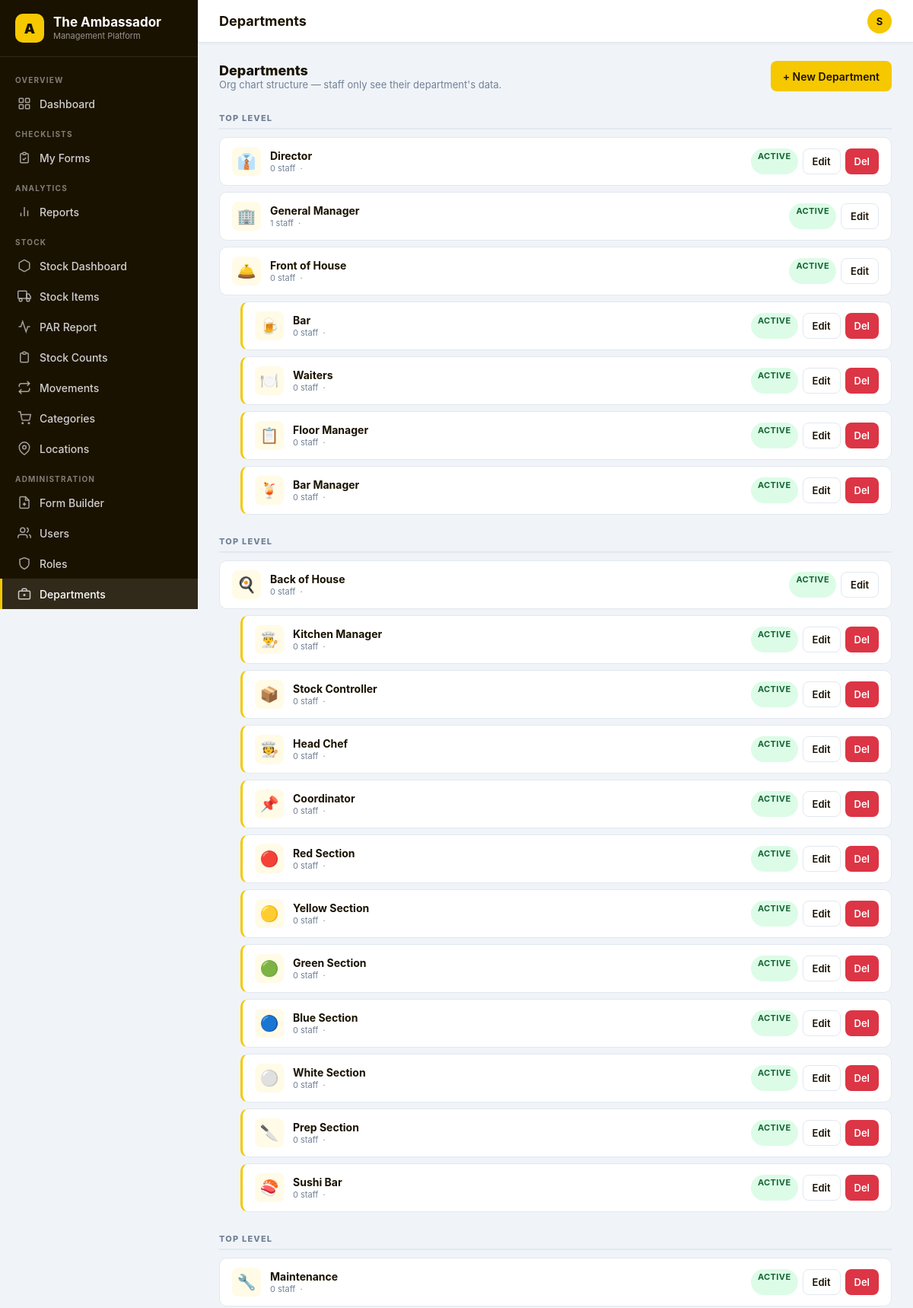
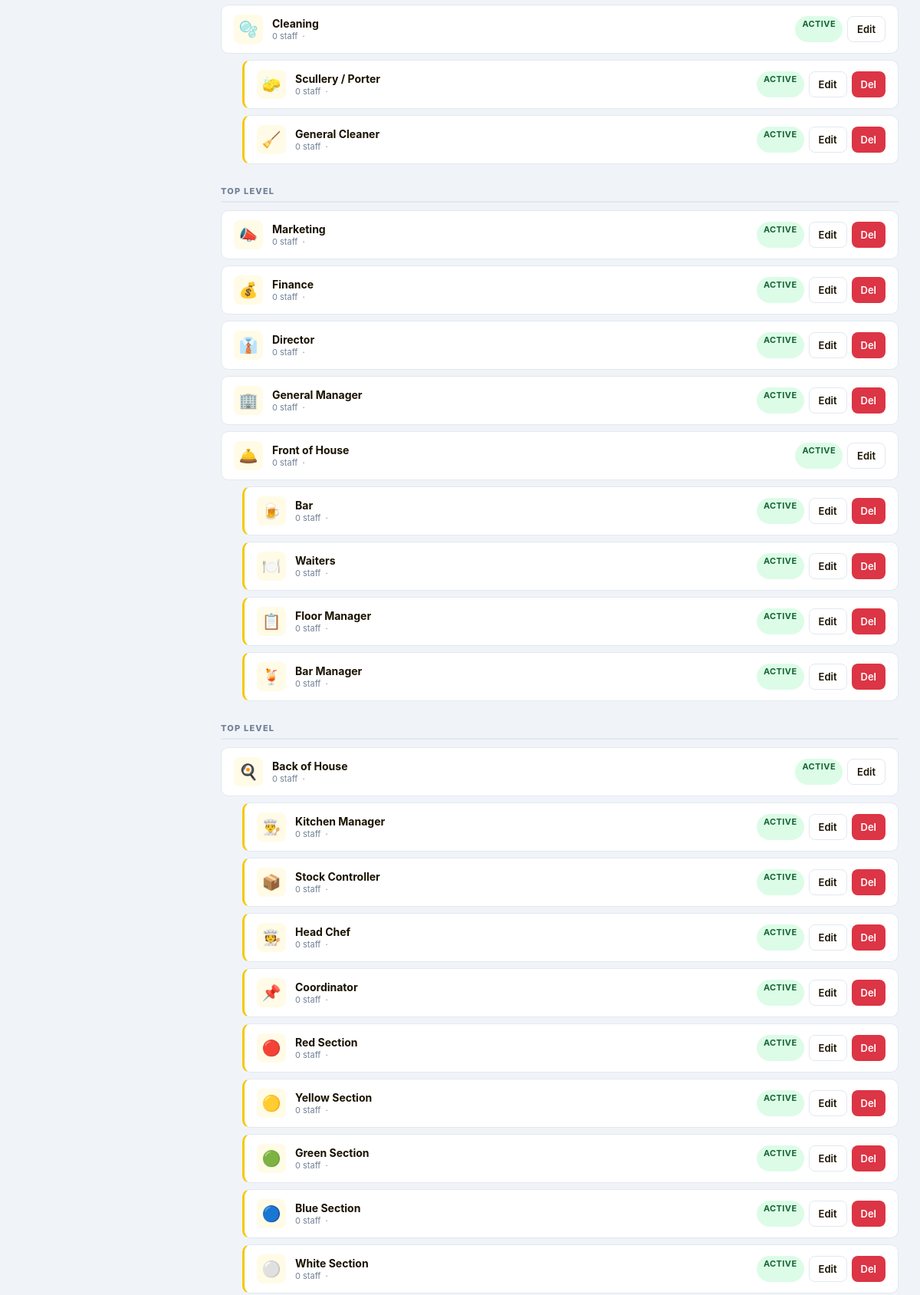
/accounts/departments/ (signed in, upper part), run on the app's committed database (2 pictures, top to bottom).
### accounts/models.py (models this page shows, shortened)
class User(AbstractUser):
    custom_role = models.ForeignKey(
        Role, on_delete=models.SET_NULL, null=True, blank=True,
        related_name='users', verbose_name='Role'
    )
    outlet = models.ForeignKey(
        Outlet, on_delete=models.SET_NULL, null=True, blank=True,
        related_name='users', verbose_name='Outlet',
        help_text='Which restaurant this user belongs to'
    )
    department = models.ForeignKey(
        Department, on_delete=models.SET_NULL, null=True, blank=True,
        related_name='users', verbose_name='Department'
    )
    phone  = models.CharField(max_length=20, blank=True)
    avatar = models.ImageField(upload_to='avatars/', blank=True, null=True)
    class Meta:
        verbose_name = 'User'
        verbose_name_plural = 'Users'
    @property
    def role_name(self):
        if self.is_superuser:
            return 'System Admin'
        return self.custom_role.name if self.custom_role else 'No Role'
    @property
    def is_admin(self):
        if self.is_superuser: return True
        return self.custom_role.is_system_admin if self.custom_role else False
    @property
    def can_fill_forms(self):
        if self.is_admin: return True
        return self.custom_role.can_fill_forms if self.custom_role else False
    @property
    def can_view_reports(self):
        if self.is_admin: return True
        return self.custom_role.can_view_reports if self.custom_role else False
    @property
    def can_manage_forms(self):
        if self.is_admin: return True
        return self.custom_role.can_manage_forms if self.custom_role else False
    @property
    def can_manage_users(self):
        if self.is_admin: return True
        return self.custom_role.can_manage_users if self.custom_role else False
    @property
    def can_access_stock(self):
        if self.is_admin: return True
        return self.custom_role.can_access_stock if self.custom_role else False
    @property
    def can_manage_stock(self):
        if self.is_admin: return True
        return self.custom_role.can_manage_stock if self.custom_role else False
    @property
    def display_name(self):
        return self.get_full_name() or self.username

class Department(models.Model):
    DEPT_ICONS = {
        'director':        '👔',
        'general_manager': '🏢',
        'front_of_house':  '🛎️',
        'bar':             '🍺',
        'waiters':         '🍽️',
        'floor_manager':   '📋',
        'bar_manager':     '🍹',
        'back_of_house':   '🍳',
        'kitchen_manager': '👨‍🍳',
        'stock_controller':'📦',
        'head_chef':       '🧑‍🍳',
        'coordinator':     '📌',
        'red_section':     '🔴',
        'yellow_section':  '🟡',
        'green_section':   '🟢',
        'blue_section':    '🔵',
        'white_section':   '⚪',
        'prep_section':    '🔪',
        'sushi_bar':       '🍣',
        'maintenance':     '🔧',
        'scullery':        '🧽',
        'general_cleaner': '🧹',
        'cleaning':        '🫧',
        'marketing':       '📣',
        'finance':         '💰',
    }
    outlet      = models.ForeignKey(
        Outlet, on_delete=models.CASCADE, null=True, blank=True,
        related_name='departments', verbose_name='Outlet',
        help_text='Which outlet this department belongs to'
    )
    name        = models.CharField(max_length=100)
    code        = models.CharField(max_length=50)
    parent      = models.ForeignKey(
        'self', on_delete=models.SET_NULL, null=True, blank=True,
        related_name='children', verbose_name='Parent Department'
    )
    description = models.TextField(blank=True)
    is_active   = models.BooleanField(default=True)
    order       = models.PositiveIntegerField(default=0)
    class Meta:
        ordering = ['order', 'name']
        unique_together = [['outlet', 'name']]
    @property
    def emoji(self):
        return self.DEPT_ICONS.get(self.code, '🏷️')

### accounts/views.py (the view)
# urls.py: path('departments/',                 views.dept_list_view,   name='dept_list'),
@login_required
def dept_list_view(request):
    if not request.user.is_admin:
        messages.error(request, 'Access denied.')
        return redirect('dashboard:home')
    from .forms import DepartmentForm
    from .models import Department
    from django.db.models import Count
    depts = Department.objects.annotate(
        user_count=Count('users')
    ).select_related('parent', 'outlet').prefetch_related('children').order_by('outlet__order', 'order', 'name')
    return render(request, 'accounts/dept_list.html', {'depts': depts})

### templates/accounts/dept_list.html (shortened to what this page needs)
{% extends 'base.html' %}
{% block page_title %}Departments{% endblock %}
{% block content %}
<div class="flex-between mb-4">
  <div>
    <h2 style="font-size:18px;font-weight:800;color:#1a1200;">Departments</h2>
    <p class="text-sm text-muted">Org chart structure — staff only see their department's data.</p>
  </div>
  <a href="{% url 'accounts:dept_create' %}" class="btn btn-primary">+ New Department</a>
</div>
{% regroup depts by parent as dept_groups %}
{% for group in dept_groups %}
  {% if group.grouper == None %}
  <div class="dept-group">
    <div class="dept-group-header">Top Level</div>
    {% for dept in group.list %}
    <div class="dept-card">
      <div class="dept-icon">{{ dept.emoji }}</div>
      <div class="dept-info">
        <div class="dept-name">{{ dept.name }}</div>
        <div class="dept-meta">{{ dept.user_count }} staff &nbsp;·&nbsp; {{ dept.get_code_display }}</div>
      </div>
      <div class="dept-actions">
        {% if dept.is_active %}<span class="badge badge-success">Active</span>
        {% else %}<span class="badge badge-draft">Inactive</span>{% endif %}
        <a href="{% url 'accounts:dept_edit' dept.pk %}" class="btn btn-outline btn-sm">Edit</a>
        {% if dept.user_count == 0 and dept.children.count == 0 %}
        <a href="{% url 'accounts:dept_delete' dept.pk %}" class="btn btn-danger btn-sm">Del</a>
        {% endif %}
      </div>
    </div>
    {% for child in dept.children.all %}
    <div class="dept-card is-child">
      <div class="dept-icon">{{ child.emoji }}</div>
      <div class="dept-info">
        <div class="dept-name">{{ child.name }}</div>
        <div class="dept-meta">{{ child.users.count }} staff &nbsp;·&nbsp; {{ child.get_code_display }}</div>
      </div>
      <div class="dept-actions">
        {% if child.is_active %}<span class="badge badge-success">Active</span>
        {% else %}<span class="badge badge-draft">Inactive</span>{% endif %}
        <a href="{% url 'accounts:dept_edit' child.pk %}" class="btn btn-outline btn-sm">Edit</a>
        {% if child.users.count == 0 %}
        <a href="{% url 'accounts:dept_delete' child.pk %}" class="btn btn-danger btn-sm">Del</a>
        {% endif %}
      </div>
    </div>
    {% endfor %}
    {% endfor %}
  </div>
  {% endif %}
{% endfor %}
{% endblock %}

### templates/base.html (shortened to what this page needs)
<!DOCTYPE html>
<html lang="en">
<head>
</head>
<body>
<div class="app-layout">
  <aside class="sidebar" id="sidebar">
    <div class="sidebar-brand">
      <div class="logo-circle">A</div>
      <div>
        <h1>The Ambassador</h1>
        <small>Management Platform</small>
      </div>
    </div>
    <nav class="sidebar-nav">
      <div class="nav-group-label">Overview</div>
      <a href="{% url 'dashboard:home' %}" class="nav-link {% if request.resolver_match.url_name == 'home' %}active{% endif %}" onclick="closeSidebar()">
        <svg width="18" height="18" fill="none" stroke="currentColor" stroke-width="2" viewBox="0 0 24 24"><rect x="3" y="3" width="7" height="7" rx="1"/><rect x="14" y="3" width="7" height="7" rx="1"/><rect x="3" y="14" width="7" height="7" rx="1"/><rect x="14" y="14" width="7" height="7" rx="1"/></svg>
        Dashboard
      </a>
      {% if user.can_fill_forms %}
      <div class="nav-group-label">Checklists</div>
      <a href="{% url 'forms_builder:my_forms' %}" class="nav-link {% if request.resolver_match.url_name in 'my_forms,fill_form,submission_detail' %}active{% endif %}" onclick="closeSidebar()">
        <svg width="18" height="18" fill="none" stroke="currentColor" stroke-width="2" viewBox="0 0 24 24"><path d="M9 5H7a2 2 0 0 0-2 2v12a2 2 0 0 0 2 2h10a2 2 0 0 0 2-2V7a2 2 0 0 0-2-2h-2M9 5a2 2 0 0 0 2 2h2a2 2 0 0 0 2-2M9 5a2 2 0 0 1 2-2h2a2 2 0 0 1 2 2m-6 9 2 2 4-4"/></svg>
        My Forms
      </a>
      {% endif %}
      {% if user.can_view_reports %}
      <div class="nav-group-label">Analytics</div>
      <a href="{% url 'dashboard:reports' %}" class="nav-link {% if request.resolver_match.url_name == 'reports' %}active{% endif %}" onclick="closeSidebar()">
        <svg width="18" height="18" fill="none" stroke="currentColor" stroke-width="2" viewBox="0 0 24 24"><line x1="18" y1="20" x2="18" y2="10"/><line x1="12" y1="20" x2="12" y2="4"/><line x1="6" y1="20" x2="6" y2="14"/></svg>
        Reports
      </a>
      {% endif %}
      {% if user.can_access_stock %}
      <div class="nav-group-label">Stock</div>
      <a href="{% url 'stock:dashboard' %}" class="nav-link {% if request.resolver_match.app_name == 'stock' and request.resolver_match.url_name == 'dashboard' %}active{% endif %}" onclick="closeSidebar()">
        <svg width="18" height="18" fill="none" stroke="currentColor" stroke-width="2" viewBox="0 0 24 24"><path d="M21 16V8a2 2 0 0 0-1-1.73l-7-4a2 2 0 0 0-2 0l-7 4A2 2 0 0 0 3 8v8a2 2 0 0 0 1 1.73l7 4a2 2 0 0 0 2 0l7-4A2 2 0 0 0 21 16z"/></svg>
        Stock Dashboard
      </a>
      <a href="{% url 'stock:item_list' %}" class="nav-link {% if request.resolver_match.app_name == 'stock' and request.resolver_match.url_name in 'item_list,item_detail,item_create,item_edit' %}active{% endif %}" onclick="closeSidebar()">
        <svg width="18" height="18" fill="none" stroke="currentColor" stroke-width="2" viewBox="0 0 24 24"><rect x="1" y="3" width="15" height="13" rx="1"/><path d="M16 8h4l3 5v3h-7V8z"/><circle cx="5.5" cy="18.5" r="2.5"/><circle cx="18.5" cy="18.5" r="2.5"/></svg>
        Stock Items
      </a>
      <a href="{% url 'stock:par_report' %}" class="nav-link {% if request.resolver_match.app_name == 'stock' and request.resolver_match.url_name == 'par_report' %}active{% endif %}" onclick="closeSidebar()">
        <svg width="18" height="18" fill="none" stroke="currentColor" stroke-width="2" viewBox="0 0 24 24"><polyline points="22 12 18 12 15 21 9 3 6 12 2 12"/></svg>
        PAR Report
      </a>
      <a href="{% url 'stock:count_list' %}" class="nav-link " onclick="closeSidebar()">
        <svg width="18" height="18" fill="none" stroke="currentColor" stroke-width="2" viewBox="0 0 24 24"><path d="M9 5H7a2 2 0 0 0-2 2v12a2 2 0 0 0 2 2h10a2 2 0 0 0 2-2V7a2 2 0 0 0-2-2h-2M9 5a2 2 0 0 0 2 2h2a2 2 0 0 0 2-2M9 5a2 2 0 0 1 2-2h2a2 2 0 0 1 2 2"/></svg>
        Stock Counts
      </a>
      <a href="{% url 'stock:movement_list' %}" class="nav-link {% if request.resolver_match.app_name == 'stock' and request.resolver_match.url_name in 'movement_list,movement_create' %}active{% endif %}" onclick="closeSidebar()">
        <svg width="18" height="18" fill="none" stroke="currentColor" stroke-width="2" viewBox="0 0 24 24"><polyline points="17 1 21 5 17 9"/><path d="M3 11V9a4 4 0 0 1 4-4h14"/><polyline points="7 23 3 19 7 15"/><path d="M21 13v2a4 4 0 0 1-4 4H3"/></svg>
        Movements
      </a>
      {% if user.can_manage_stock %}
      <a href="{% url 'stock:category_list' %}" class="nav-link " onclick="closeSidebar()">
        <svg width="18" height="18" fill="none" stroke="currentColor" stroke-width="2" viewBox="0 0 24 24"><circle cx="9" cy="21" r="1"/><circle cx="20" cy="21" r="1"/><path d="M1 1h4l2.68 13.39a2 2 0 0 0 2 1.61h9.72a2 2 0 0 0 2-1.61L23 6H6"/></svg>
        Categories
      </a>
      <a href="{% url 'stock:location_list' %}" class="nav-link " onclick="closeSidebar()">
        <svg width="18" height="18" fill="none" stroke="currentColor" stroke-width="2" viewBox="0 0 24 24"><path d="M21 10c0 7-9 13-9 13s-9-6-9-13a9 9 0 0 1 18 0z"/><circle cx="12" cy="10" r="3"/></svg>
        Locations
      </a>
      {% endif %}
      {% endif %}
      {% if user.can_manage_forms or user.can_manage_users or user.is_admin %}
      <div class="nav-group-label">Administration</div>
      {% if user.can_manage_forms %}
      <a href="{% url 'forms_builder:template_list' %}" class="nav-link {% if request.resolver_match.url_name in 'template_list,template_create,template_builder,template_edit' %}active{% endif %}" onclick="closeSidebar()">
        <svg width="18" height="18" fill="none" stroke="currentColor" stroke-width="2" viewBox="0 0 24 24"><path d="M14 2H6a2 2 0 0 0-2 2v16a2 2 0 0 0 2 2h12a2 2 0 0 0 2-2V8z"/><polyline points="14 2 14 8 20 8"/><line x1="12" y1="18" x2="12" y2="12"/><line x1="9" y1="15" x2="15" y2="15"/></svg>
        Form Builder
      </a>
      {% endif %}
      {% if user.can_manage_users %}
      <a href="{% url 'accounts:user_list' %}" class="nav-link {% if request.resolver_match.url_name in 'user_list,user_create,user_edit' %}active{% endif %}" onclick="closeSidebar()">
        <svg width="18" height="18" fill="none" stroke="currentColor" stroke-width="2" viewBox="0 0 24 24"><path d="M17 21v-2a4 4 0 0 0-4-4H5a4 4 0 0 0-4 4v2"/><circle cx="9" cy="7" r="4"/><path d="M23 21v-2a4 4 0 0 0-3-3.87"/><path d="M16 3.13a4 4 0 0 1 0 7.75"/></svg>
        Users
      </a>
      {% endif %}
      {% if user.is_admin %}
      <a href="{% url 'accounts:role_list' %}" class="nav-link {% if request.resolver_match.url_name in 'role_list,role_create,role_edit' %}active{% endif %}" onclick="closeSidebar()">
        <svg width="18" height="18" fill="none" stroke="currentColor" stroke-width="2" viewBox="0 0 24 24"><path d="M12 22s8-4 8-10V5l-8-3-8 3v7c0 6 8 10 8 10z"/></svg>
        Roles
      </a>
      <a href="{% url 'accounts:dept_list' %}" class="nav-link {% if request.resolver_match.url_name in 'dept_list,dept_create,dept_edit' %}active{% endif %}" onclick="closeSidebar()">
        <svg width="18" height="18" fill="none" stroke="currentColor" stroke-width="2" viewBox="0 0 24 24"><rect x="2" y="7" width="20" height="14" rx="2"/><path d="M16 7V5a2 2 0 0 0-2-2h-4a2 2 0 0 0-2 2v2"/><line x1="12" y1="12" x2="12" y2="16"/><line x1="10" y1="14" x2="14" y2="14"/></svg>
        Departments
      </a>
      {% endif %}
      {% endif %}
    </nav>
  </aside>
  <div class="main-wrap">
    <header class="topbar">
      <div class="topbar-left">
        <span class="topbar-title">{% block page_title %}Dashboard{% endblock %}</span>
      </div>
      <div class="topbar-right">
        <a href="{% url 'accounts:profile' %}" class="topbar-avatar" title="{{ user.display_name }}">{{ user.display_name|first|upper }}</a>
      </div>
    </header>
    <main class="page-content">
      {% block content %}{% endblock %}
    </main>
  </div>
</div>
</body>
</html>

### data on the page
User: display_name|first "S"
Department: emoji "👔", name "Director", user_count "0", is_active "ACTIVE", shows "Del"
Department: emoji "🏢", name "General Manager", user_count "1", is_active "ACTIVE"
Department: emoji "🛎️", name "Front of House", user_count "0", is_active "ACTIVE"
Department: emoji "🍺", name "Bar", users.count "0", is_active "ACTIVE", shows "Del"
Department: emoji "🍽️", name "Waiters", users.count "0", is_active "ACTIVE", shows "Del"
Department: emoji "📋", name "Floor Manager", users.count "0", is_active "ACTIVE", shows "Del"
Department: emoji "🍹", name "Bar Manager", users.count "0", is_active "ACTIVE", shows "Del"
Department: emoji "🍳", name "Back of House", user_count "0", is_active "ACTIVE"
Department: emoji "👨‍🍳", name "Kitchen Manager", users.count "0", is_active "ACTIVE", shows "Del"
Department: emoji "📦", name "Stock Controller", users.count "0", is_active "ACTIVE", shows "Del"
Department: emoji "🧑‍🍳", name "Head Chef", users.count "0", is_active "ACTIVE", shows "Del"
Department: emoji "📌", name "Coordinator", users.count "0", is_active "ACTIVE", shows "Del"
Department: emoji "🔴", name "Red Section", users.count "0", is_active "ACTIVE", shows "Del"
Department: emoji "🟡", name "Yellow Section", users.count "0", is_active "ACTIVE", shows "Del"
Department: emoji "🟢", name "Green Section", users.count "0", is_active "ACTIVE", shows "Del"
Department: emoji "🔵", name "Blue Section", users.count "0", is_active "ACTIVE", shows "Del"
Department: emoji "⚪", name "White Section", users.count "0", is_active "ACTIVE", shows "Del"
Department: emoji "🔪", name "Prep Section", users.count "0", is_active "ACTIVE", shows "Del"
Department: emoji "🍣", name "Sushi Bar", users.count "0", is_active "ACTIVE", shows "Del"
Department: emoji "🔧", name "Maintenance", user_count "0", is_active "ACTIVE", shows "Del"
Department: emoji "🫧", name "Cleaning", user_count "0", is_active "ACTIVE"
Department: emoji "🧽", name "Scullery / Porter", users.count "0", is_active "ACTIVE", shows "Del"
Department: emoji "🧹", name "General Cleaner", users.count "0", is_active "ACTIVE", shows "Del"
Department: emoji "📣", name "Marketing", user_count "0", is_active "ACTIVE", shows "Del"
Department: emoji "💰", name "Finance", user_count "0", is_active "ACTIVE", shows "Del"
Department: emoji "👔", name "Director", user_count "0", is_active "ACTIVE", shows "Del"
Department: emoji "🏢", name "General Manager", user_count "0", is_active "ACTIVE", shows "Del"
Department: emoji "🛎️", name "Front of House", user_count "0", is_active "ACTIVE"
Department: emoji "🍺", name "Bar", users.count "0", is_active "ACTIVE", shows "Del"
Department: emoji "🍽️", name "Waiters", users.count "0", is_active "ACTIVE", shows "Del"
Department: emoji "📋", name "Floor Manager", users.count "0", is_active "ACTIVE", shows "Del"
Department: emoji "🍹", name "Bar Manager", users.count "0", is_active "ACTIVE", shows "Del"
Department: emoji "🍳", name "Back of House", user_count "0", is_active "ACTIVE"
Department: emoji "👨‍🍳", name "Kitchen Manager", users.count "0", is_active "ACTIVE", shows "Del"
Department: emoji "📦", name "Stock Controller", users.count "0", is_active "ACTIVE", shows "Del"
Department: emoji "🧑‍🍳", name "Head Chef", users.count "0", is_active "ACTIVE", shows "Del"
Department: emoji "📌", name "Coordinator", users.count "0", is_active "ACTIVE", shows "Del"
Department: emoji "🔴", name "Red Section", users.count "0", is_active "ACTIVE", shows "Del"
Department: emoji "🟡", name "Yellow Section", users.count "0", is_active "ACTIVE", shows "Del"
Department: emoji "🟢", name "Green Section", users.count "0", is_active "ACTIVE", shows "Del"
Department: emoji "🔵", name "Blue Section", users.count "0", is_active "ACTIVE", shows "Del"
Department: emoji "⚪", name "White Section", users.count "0", is_active "ACTIVE", shows "Del"
